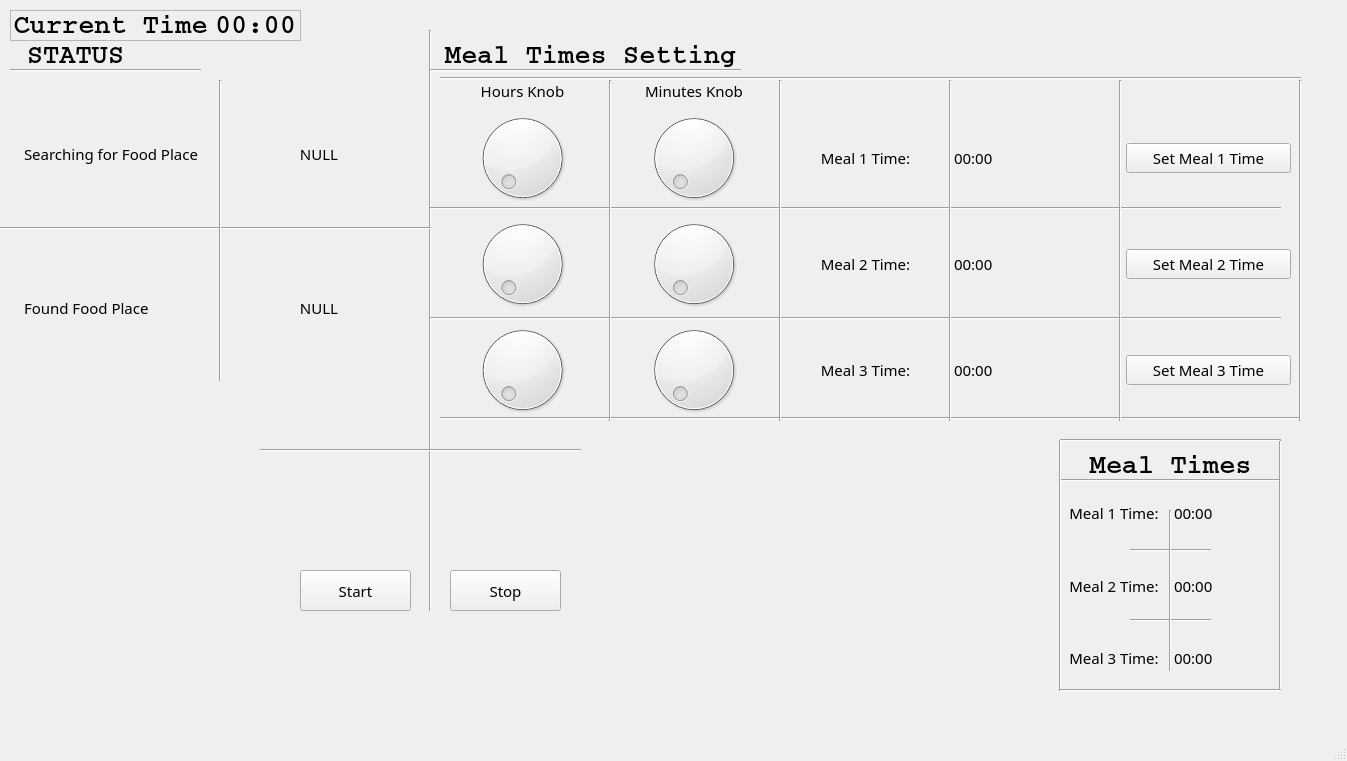
<?xml version="1.0" encoding="UTF-8"?>
<ui version="4.0">
 <class>MainWindow</class>
 <widget class="QMainWindow" name="MainWindow">
  <property name="geometry">
   <rect>
    <x>0</x>
    <y>0</y>
    <width>1347</width>
    <height>761</height>
   </rect>
  </property>
  <property name="font">
   <font>
    <family>Dubai</family>
    <pointsize>11</pointsize>
   </font>
  </property>
  <property name="windowTitle">
   <string>MainWindow</string>
  </property>
  <property name="autoFillBackground">
   <bool>false</bool>
  </property>
  <widget class="QWidget" name="centralwidget">
   <widget class="QLabel" name="timeLabel">
    <property name="geometry">
     <rect>
      <x>190</x>
      <y>10</y>
      <width>131</width>
      <height>31</height>
     </rect>
    </property>
    <property name="font">
     <font>
      <family>Courier</family>
      <pointsize>20</pointsize>
      <bold>true</bold>
     </font>
    </property>
    <property name="text">
     <string>00:00</string>
    </property>
    <property name="alignment">
     <set>Qt::AlignCenter</set>
    </property>
   </widget>
   <widget class="QWidget" name="gridLayoutWidget_3">
    <property name="geometry">
     <rect>
      <x>24</x>
      <y>80</y>
      <width>391</width>
      <height>301</height>
     </rect>
    </property>
    <layout class="QGridLayout" name="gridLayout_3">
     <item row="0" column="1">
      <widget class="QLabel" name="searchingLabel">
       <property name="sizePolicy">
        <sizepolicy hsizetype="Minimum" vsizetype="Minimum">
         <horstretch>0</horstretch>
         <verstretch>0</verstretch>
        </sizepolicy>
       </property>
       <property name="text">
        <string>NULL</string>
       </property>
       <property name="alignment">
        <set>Qt::AlignCenter</set>
       </property>
      </widget>
     </item>
     <item row="1" column="0">
      <widget class="QLabel" name="label_11">
       <property name="text">
        <string>Found Food Place</string>
       </property>
      </widget>
     </item>
     <item row="0" column="0">
      <widget class="QLabel" name="label_10">
       <property name="text">
        <string>Searching for Food Place</string>
       </property>
      </widget>
     </item>
     <item row="1" column="1">
      <widget class="QLabel" name="foundFoodLabel">
       <property name="sizePolicy">
        <sizepolicy hsizetype="Minimum" vsizetype="Minimum">
         <horstretch>0</horstretch>
         <verstretch>0</verstretch>
        </sizepolicy>
       </property>
       <property name="text">
        <string>NULL</string>
       </property>
       <property name="alignment">
        <set>Qt::AlignCenter</set>
       </property>
      </widget>
     </item>
    </layout>
   </widget>
   <widget class="QLabel" name="StatusLabel">
    <property name="geometry">
     <rect>
      <x>10</x>
      <y>40</y>
      <width>131</width>
      <height>31</height>
     </rect>
    </property>
    <property name="font">
     <font>
      <family>Courier</family>
      <pointsize>20</pointsize>
      <bold>true</bold>
     </font>
    </property>
    <property name="text">
     <string>STATUS</string>
    </property>
    <property name="alignment">
     <set>Qt::AlignCenter</set>
    </property>
   </widget>
   <widget class="QLabel" name="StatusLabel_2">
    <property name="geometry">
     <rect>
      <x>10</x>
      <y>10</y>
      <width>201</width>
      <height>31</height>
     </rect>
    </property>
    <property name="font">
     <font>
      <family>Courier</family>
      <pointsize>20</pointsize>
      <bold>true</bold>
     </font>
    </property>
    <property name="text">
     <string>Current Time</string>
    </property>
    <property name="alignment">
     <set>Qt::AlignCenter</set>
    </property>
   </widget>
   <widget class="QPushButton" name="startButton">
    <property name="geometry">
     <rect>
      <x>300</x>
      <y>570</y>
      <width>111</width>
      <height>41</height>
     </rect>
    </property>
    <property name="text">
     <string>Start</string>
    </property>
   </widget>
   <widget class="QLabel" name="StatusLabel_3">
    <property name="geometry">
     <rect>
      <x>430</x>
      <y>40</y>
      <width>321</width>
      <height>31</height>
     </rect>
    </property>
    <property name="font">
     <font>
      <family>Courier</family>
      <pointsize>20</pointsize>
      <bold>true</bold>
     </font>
    </property>
    <property name="text">
     <string>Meal Times Setting</string>
    </property>
    <property name="alignment">
     <set>Qt::AlignCenter</set>
    </property>
   </widget>
   <widget class="QPushButton" name="stopButton">
    <property name="geometry">
     <rect>
      <x>450</x>
      <y>570</y>
      <width>111</width>
      <height>41</height>
     </rect>
    </property>
    <property name="text">
     <string>Stop</string>
    </property>
   </widget>
   <widget class="QWidget" name="gridLayoutWidget">
    <property name="geometry">
     <rect>
      <x>440</x>
      <y>80</y>
      <width>851</width>
      <height>340</height>
     </rect>
    </property>
    <layout class="QGridLayout" name="gridLayout">
     <item row="2" column="0">
      <widget class="QDial" name="meal2HoursKnob">
       <property name="maximum">
        <number>23</number>
       </property>
      </widget>
     </item>
     <item row="3" column="0">
      <widget class="QDial" name="meal3HoursKnob">
       <property name="maximum">
        <number>23</number>
       </property>
      </widget>
     </item>
     <item row="1" column="2">
      <widget class="QLabel" name="label">
       <property name="font">
        <font>
         <family>Dubai</family>
         <pointsize>11</pointsize>
        </font>
       </property>
       <property name="text">
        <string>Meal 1 Time:</string>
       </property>
       <property name="textFormat">
        <enum>Qt::AutoText</enum>
       </property>
       <property name="alignment">
        <set>Qt::AlignCenter</set>
       </property>
      </widget>
     </item>
     <item row="1" column="3">
      <widget class="QLabel" name="meal1AdjustLabel">
       <property name="text">
        <string>00:00</string>
       </property>
      </widget>
     </item>
     <item row="3" column="4">
      <widget class="QPushButton" name="setMeal3Btn">
       <property name="text">
        <string>Set Meal 3 Time</string>
       </property>
      </widget>
     </item>
     <item row="3" column="2">
      <widget class="QLabel" name="label_3">
       <property name="text">
        <string>Meal 3 Time:</string>
       </property>
       <property name="alignment">
        <set>Qt::AlignCenter</set>
       </property>
      </widget>
     </item>
     <item row="1" column="4">
      <widget class="QPushButton" name="setMeal1Btn">
       <property name="text">
        <string>Set Meal 1 Time</string>
       </property>
      </widget>
     </item>
     <item row="2" column="4">
      <widget class="QPushButton" name="setMeal2Btn">
       <property name="text">
        <string>Set Meal 2 Time</string>
       </property>
      </widget>
     </item>
     <item row="3" column="1">
      <widget class="QDial" name="meal3MinsKnob">
       <property name="maximum">
        <number>59</number>
       </property>
      </widget>
     </item>
     <item row="0" column="0">
      <widget class="QLabel" name="label_4">
       <property name="text">
        <string>Hours Knob</string>
       </property>
       <property name="alignment">
        <set>Qt::AlignCenter</set>
       </property>
      </widget>
     </item>
     <item row="2" column="2">
      <widget class="QLabel" name="label_2">
       <property name="text">
        <string>Meal 2 Time:</string>
       </property>
       <property name="alignment">
        <set>Qt::AlignCenter</set>
       </property>
      </widget>
     </item>
     <item row="1" column="0">
      <widget class="QDial" name="meal1HoursKnob">
       <property name="maximum">
        <number>23</number>
       </property>
      </widget>
     </item>
     <item row="1" column="1">
      <widget class="QDial" name="meal1MinsKnob">
       <property name="maximum">
        <number>59</number>
       </property>
      </widget>
     </item>
     <item row="3" column="3">
      <widget class="QLabel" name="meal3AdjustLabel">
       <property name="text">
        <string>00:00</string>
       </property>
      </widget>
     </item>
     <item row="2" column="3">
      <widget class="QLabel" name="meal2AdjustLabel">
       <property name="text">
        <string>00:00</string>
       </property>
      </widget>
     </item>
     <item row="2" column="1">
      <widget class="QDial" name="meal2MinsKnob">
       <property name="maximum">
        <number>59</number>
       </property>
      </widget>
     </item>
     <item row="0" column="1">
      <widget class="QLabel" name="label_5">
       <property name="text">
        <string>Minutes Knob</string>
       </property>
       <property name="alignment">
        <set>Qt::AlignCenter</set>
       </property>
      </widget>
     </item>
    </layout>
   </widget>
   <widget class="QWidget" name="gridLayoutWidget_2">
    <property name="geometry">
     <rect>
      <x>1060</x>
      <y>480</y>
      <width>221</width>
      <height>211</height>
     </rect>
    </property>
    <layout class="QGridLayout" name="gridLayout_2">
     <item row="1" column="1">
      <widget class="QLabel" name="meal2TimeLabel">
       <property name="text">
        <string>00:00</string>
       </property>
      </widget>
     </item>
     <item row="0" column="0">
      <widget class="QLabel" name="label_6">
       <property name="font">
        <font>
         <family>Dubai</family>
         <pointsize>11</pointsize>
        </font>
       </property>
       <property name="text">
        <string>Meal 1 Time:</string>
       </property>
       <property name="textFormat">
        <enum>Qt::AutoText</enum>
       </property>
       <property name="alignment">
        <set>Qt::AlignCenter</set>
       </property>
      </widget>
     </item>
     <item row="1" column="0">
      <widget class="QLabel" name="label_7">
       <property name="text">
        <string>Meal 2 Time:</string>
       </property>
       <property name="alignment">
        <set>Qt::AlignCenter</set>
       </property>
      </widget>
     </item>
     <item row="2" column="0">
      <widget class="QLabel" name="label_8">
       <property name="text">
        <string>Meal 3 Time:</string>
       </property>
       <property name="alignment">
        <set>Qt::AlignCenter</set>
       </property>
      </widget>
     </item>
     <item row="0" column="1">
      <widget class="QLabel" name="meal1TimeLabel">
       <property name="text">
        <string>00:00</string>
       </property>
      </widget>
     </item>
     <item row="2" column="1">
      <widget class="QLabel" name="meal3TimeLabel">
       <property name="text">
        <string>00:00</string>
       </property>
      </widget>
     </item>
    </layout>
   </widget>
   <widget class="QLabel" name="StatusLabel_4">
    <property name="geometry">
     <rect>
      <x>1010</x>
      <y>450</y>
      <width>321</width>
      <height>31</height>
     </rect>
    </property>
    <property name="font">
     <font>
      <family>Courier</family>
      <pointsize>20</pointsize>
      <bold>true</bold>
     </font>
    </property>
    <property name="text">
     <string>Meal Times</string>
    </property>
    <property name="alignment">
     <set>Qt::AlignCenter</set>
    </property>
   </widget>
   <widget class="Line" name="line">
    <property name="geometry">
     <rect>
      <x>420</x>
      <y>30</y>
      <width>20</width>
      <height>581</height>
     </rect>
    </property>
    <property name="orientation">
     <enum>Qt::Vertical</enum>
    </property>
   </widget>
   <widget class="Line" name="line_2">
    <property name="geometry">
     <rect>
      <x>10</x>
      <y>60</y>
      <width>191</width>
      <height>20</height>
     </rect>
    </property>
    <property name="orientation">
     <enum>Qt::Horizontal</enum>
    </property>
   </widget>
   <widget class="Line" name="line_3">
    <property name="geometry">
     <rect>
      <x>430</x>
      <y>60</y>
      <width>311</width>
      <height>20</height>
     </rect>
    </property>
    <property name="orientation">
     <enum>Qt::Horizontal</enum>
    </property>
   </widget>
   <widget class="Line" name="line_4">
    <property name="geometry">
     <rect>
      <x>260</x>
      <y>440</y>
      <width>321</width>
      <height>20</height>
     </rect>
    </property>
    <property name="orientation">
     <enum>Qt::Horizontal</enum>
    </property>
   </widget>
   <widget class="QFrame" name="frame">
    <property name="geometry">
     <rect>
      <x>10</x>
      <y>10</y>
      <width>291</width>
      <height>31</height>
     </rect>
    </property>
    <property name="frameShape">
     <enum>QFrame::StyledPanel</enum>
    </property>
    <property name="frameShadow">
     <enum>QFrame::Raised</enum>
    </property>
   </widget>
   <widget class="Line" name="line_5">
    <property name="geometry">
     <rect>
      <x>440</x>
      <y>410</y>
      <width>861</width>
      <height>16</height>
     </rect>
    </property>
    <property name="orientation">
     <enum>Qt::Horizontal</enum>
    </property>
   </widget>
   <widget class="Line" name="line_6">
    <property name="geometry">
     <rect>
      <x>440</x>
      <y>70</y>
      <width>861</width>
      <height>16</height>
     </rect>
    </property>
    <property name="orientation">
     <enum>Qt::Horizontal</enum>
    </property>
   </widget>
   <widget class="Line" name="line_7">
    <property name="geometry">
     <rect>
      <x>430</x>
      <y>200</y>
      <width>851</width>
      <height>16</height>
     </rect>
    </property>
    <property name="orientation">
     <enum>Qt::Horizontal</enum>
    </property>
   </widget>
   <widget class="Line" name="line_8">
    <property name="geometry">
     <rect>
      <x>430</x>
      <y>310</y>
      <width>851</width>
      <height>16</height>
     </rect>
    </property>
    <property name="orientation">
     <enum>Qt::Horizontal</enum>
    </property>
   </widget>
   <widget class="Line" name="line_9">
    <property name="geometry">
     <rect>
      <x>-190</x>
      <y>220</y>
      <width>621</width>
      <height>16</height>
     </rect>
    </property>
    <property name="orientation">
     <enum>Qt::Horizontal</enum>
    </property>
   </widget>
   <widget class="Line" name="line_10">
    <property name="geometry">
     <rect>
      <x>210</x>
      <y>80</y>
      <width>20</width>
      <height>301</height>
     </rect>
    </property>
    <property name="orientation">
     <enum>Qt::Vertical</enum>
    </property>
   </widget>
   <widget class="Line" name="line_15">
    <property name="geometry">
     <rect>
      <x>600</x>
      <y>80</y>
      <width>20</width>
      <height>341</height>
     </rect>
    </property>
    <property name="orientation">
     <enum>Qt::Vertical</enum>
    </property>
   </widget>
   <widget class="Line" name="line_16">
    <property name="geometry">
     <rect>
      <x>770</x>
      <y>80</y>
      <width>20</width>
      <height>341</height>
     </rect>
    </property>
    <property name="orientation">
     <enum>Qt::Vertical</enum>
    </property>
   </widget>
   <widget class="Line" name="line_17">
    <property name="geometry">
     <rect>
      <x>940</x>
      <y>80</y>
      <width>20</width>
      <height>341</height>
     </rect>
    </property>
    <property name="orientation">
     <enum>Qt::Vertical</enum>
    </property>
   </widget>
   <widget class="Line" name="line_18">
    <property name="geometry">
     <rect>
      <x>1130</x>
      <y>540</y>
      <width>81</width>
      <height>20</height>
     </rect>
    </property>
    <property name="orientation">
     <enum>Qt::Horizontal</enum>
    </property>
   </widget>
   <widget class="Line" name="line_19">
    <property name="geometry">
     <rect>
      <x>1130</x>
      <y>610</y>
      <width>81</width>
      <height>20</height>
     </rect>
    </property>
    <property name="orientation">
     <enum>Qt::Horizontal</enum>
    </property>
   </widget>
   <widget class="Line" name="line_20">
    <property name="geometry">
     <rect>
      <x>1160</x>
      <y>510</y>
      <width>21</width>
      <height>161</height>
     </rect>
    </property>
    <property name="orientation">
     <enum>Qt::Vertical</enum>
    </property>
   </widget>
   <widget class="Line" name="line_21">
    <property name="geometry">
     <rect>
      <x>1060</x>
      <y>470</y>
      <width>221</width>
      <height>20</height>
     </rect>
    </property>
    <property name="orientation">
     <enum>Qt::Horizontal</enum>
    </property>
   </widget>
   <widget class="Line" name="line_11">
    <property name="geometry">
     <rect>
      <x>1050</x>
      <y>440</y>
      <width>20</width>
      <height>251</height>
     </rect>
    </property>
    <property name="orientation">
     <enum>Qt::Vertical</enum>
    </property>
   </widget>
   <widget class="Line" name="line_12">
    <property name="geometry">
     <rect>
      <x>1270</x>
      <y>440</y>
      <width>20</width>
      <height>251</height>
     </rect>
    </property>
    <property name="orientation">
     <enum>Qt::Vertical</enum>
    </property>
   </widget>
   <widget class="Line" name="line_13">
    <property name="geometry">
     <rect>
      <x>1060</x>
      <y>680</y>
      <width>221</width>
      <height>20</height>
     </rect>
    </property>
    <property name="orientation">
     <enum>Qt::Horizontal</enum>
    </property>
   </widget>
   <widget class="Line" name="line_14">
    <property name="geometry">
     <rect>
      <x>1060</x>
      <y>430</y>
      <width>221</width>
      <height>20</height>
     </rect>
    </property>
    <property name="orientation">
     <enum>Qt::Horizontal</enum>
    </property>
   </widget>
   <widget class="Line" name="line_22">
    <property name="geometry">
     <rect>
      <x>1110</x>
      <y>80</y>
      <width>20</width>
      <height>341</height>
     </rect>
    </property>
    <property name="orientation">
     <enum>Qt::Vertical</enum>
    </property>
   </widget>
   <widget class="Line" name="line_23">
    <property name="geometry">
     <rect>
      <x>1290</x>
      <y>80</y>
      <width>20</width>
      <height>341</height>
     </rect>
    </property>
    <property name="orientation">
     <enum>Qt::Vertical</enum>
    </property>
   </widget>
  </widget>
  <widget class="QMenuBar" name="menubar">
   <property name="geometry">
    <rect>
     <x>0</x>
     <y>0</y>
     <width>1347</width>
     <height>30</height>
    </rect>
   </property>
  </widget>
  <widget class="QStatusBar" name="statusbar"/>
 </widget>
 <resources/>
 <connections/>
</ui>
